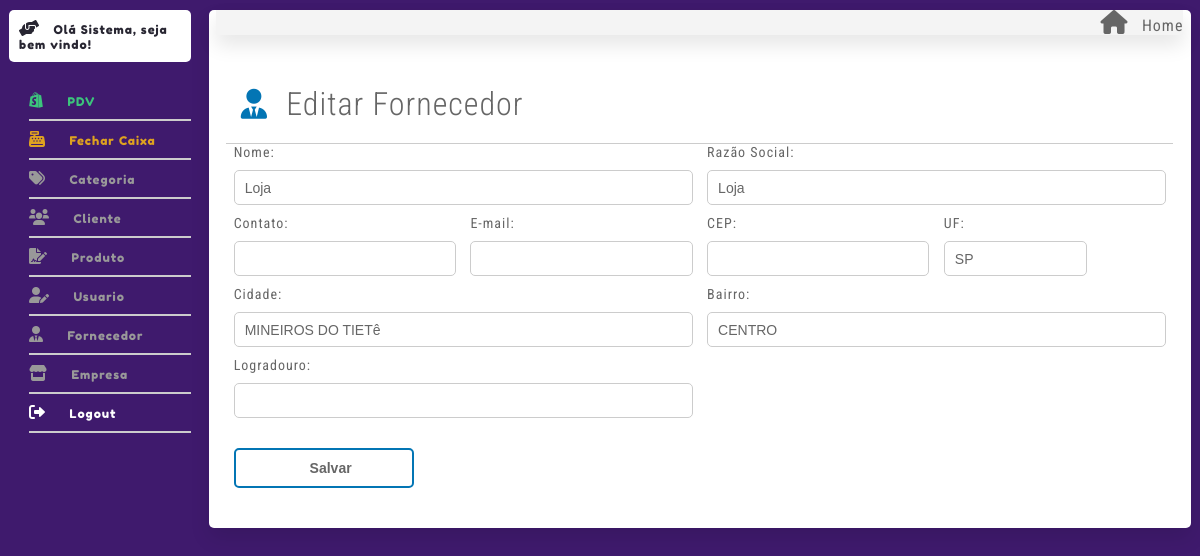
The app's page /index.php?controller=FornecedorController&metodo=Index&id=1 (signed in) with its own data.
### tables this page shows
CREATE TABLE `fornecedor` (
  `ID` int(11) NOT NULL,
  `NOME` varchar(255) DEFAULT NULL,
  `RAZAOSOCIAL` varchar(255) DEFAULT NULL,
  `CIDADE` varchar(255) DEFAULT NULL,
  `BAIRRO` varchar(255) DEFAULT NULL,
  `LOGRADOURO` varchar(255) DEFAULT NULL,
  `CONTATO` varchar(20) DEFAULT NULL,
  `EMAIL` varchar(80) DEFAULT NULL,
  `CEP` varchar(15) DEFAULT NULL,
  `UF` varchar(2) DEFAULT NULL
);

### src/Controllers/FornecedorController.php (called while the page is built, shortened)
<?php
class FornecedorController extends Notifications
{
    public  function Index()
    {
        $id = "";
        if ($_GET && isset($_GET['id'])) {
            $id = $_GET['id'];
            $obterUm = new FornecedorDao();
            $return = $obterUm->ObterUm($id);
            require_once "Views/Painel/Index.php";
        }
        require_once "Views/Painel/Index.php";
    }
}

### src/index.php (called while the page is built, shortened)
<?php
if ($_GET) {
    $metodo = $_GET['metodo'];
    $entity = new $controllerClass();
    $entity->$metodo();
} else {
    require_once 'Controllers/BaseController.php';
    $start = new BaseController();
    $start->Login();
}

### src/Models/Contexto.php (called while the page is built, shortened)
<?php
class Contexto
{
    protected $banco;
    protected function __construct() {
        $inf = "mysql:host=localhost;dbname=ar3_pdv";
        try {
            $this->banco = new PDO($inf, "root", "",array(PDO::MYSQL_ATTR_INIT_COMMAND => "SET NAMES utf8"));
            $this->banco->setAttribute(PDO::ATTR_ERRMODE, PDO::ERRMODE_EXCEPTION);
        } catch (PDOException $e) {
            die($e->getMessage());
        }
    }
    protected function ObterTodos($tabela){
        $sql = "SELECT * FROM {$tabela} ORDER BY ID DESC";
        try{
            $p = $this->banco->prepare($sql);
            $ret = $p->execute();
            $this->banco = null;
            if(!$ret){
                echo "Erro ao buscar {$tabela}";
            }else{
                $retor = $p->fetchAll(PDO::FETCH_OBJ);
                return $retor;
            }
        }catch(PDOException $e){
           die($e->getMessage());
        }
    }
    protected function ObterPorId($tabela,$id){
        $sql = "SELECT * FROM {$tabela} WHERE ID = ?";
        try{
            $p = $this->banco->prepare($sql);
            $p->bindValue(1, $id);
            $ret = $p->execute();
            $this->banco = null;
            if(!$ret){
                echo "Erro ao buscar {$tabela}";
            }else{
                $retor = $p->fetchAll(PDO::FETCH_OBJ);
                return $retor;
            }
        }catch(PDOException $e){
           die($e->getMessage());
        }
    }
}

### src/Models/FornecedorDao.php (called while the page is built, shortened)
<?php
class FornecedorDao extends Contexto
{
    public function ObterUm($id)
    {
        return $this->ObterPorId('FORNECEDOR',$id);
    }
}
?>

### src/Views/Fornecedor/Index.php (the view, shortened to what this page needs)
<div class="form-cad bg-branco pd-10 box-12">
<div class="box-12 flex justify-start limpar">
        <div class="box-8">
            <?php if (isset($id) && $id != '') {
                echo "<h1 class='fonte32 fonte-roboto fw-300 mg-b-2'><i class='fa-solid fa-user-tie fonte30 fnc-azul mg-r-1'></i> Editar Fornecedor</h1>";
            } else {
                echo "<h1 class='fonte32 fonte-roboto fw-300 mg-b-2'><i class='fa-solid fa-user-tie fonte30 fnc-azul mg-r-1'></i> Cadastrar Fornecedor</h1>";
            }
            ?>
        </div>
    </div>
    <div class="divider limpar"></div>
    <form action="" method="post" class="">
        <div class="box-6">
            <label>Nome:</label>
            <input type="text" name="nome" value="<?php if (isset($id) && $id != '') echo $return[0]->NOME; ?>">
        </div>
        <div class="box-6">
            <label>Razão Social:</label>
            <input type="text" name="razaosocial" value="<?php if (isset($id) && $id != '') echo $return[0]->RAZAOSOCIAL; ?>">
        </div>
        <div class="box-3">
            <label>Contato:</label>
            <input type="text" name="contato" maxlength="14" onkeypress="formata_mascara(this, '## # ####-####')" value="<?php if (isset($id) && $id != '') echo $return[0]->CONTATO; ?>">
        </div>
        <div class="box-3">
            <label>E-mail:</label>
            <input type="text" name="email" value="<?php if (isset($id) && $id != '') echo $return[0]->EMAIL; ?>">
        </div>
        <div class="box-3">
            <label>CEP:</label>
            <input type="text" name="cep" onkeypress="formata_mascara(this, '#####-###')" onblur="getDadosEnderecoPorCEP(this.value)" value="<?php if (isset($id) && $id != '') echo $return[0]->CEP; ?>">
        </div>
        <div class="box-2">
            <label>UF:</label>
            <input type="text" name="uf" id="uf" value="<?php if (isset($id) && $id != '') echo $return[0]->UF; ?>">
        </div>
        <div class="box-6">
            <label>Cidade:</label>
            <input type="text" name="cidade" id="cidade" value="<?php if (isset($id) && $id != '') echo $return[0]->CIDADE; ?>">
        </div>
        <div class="box-6">
            <label>Bairro:</label>
            <input type="text" name="bairro" id="bairro" value="<?php if (isset($id) && $id != '') echo $return[0]->BAIRRO; ?>">
        </div>
        <div class="box-6">
            <label>Logradouro:</label>
            <input type="text" name="logradouro" id="endereco" value="<?php if (isset($id) && $id != '') echo $return[0]->LOGRADOURO; ?>">
        </div>
        <div class="box-12 mg-b-2 mg-t-2    ">
            <input type="submit" value=" Salvar" class="btn btn-borda-azul" />
        </div>
    </form>
</div>

### records on screen
fornecedor: nome "Loja", razaosocial "Loja", uf "SP", cidade "MINEIROS DO TIETê", bairro "CENTRO"

### other values on screen
$_SESSION['nome'] "Sistema"
